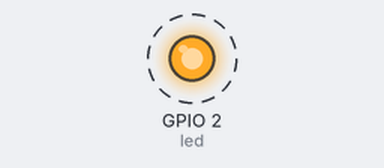
Recording of a program running on a simulated ESP32 board running MicroPython. On the bench: output pins drawn as LEDs (lit = HIGH). Dashed ring = blinking. What the program prints to the serial console is not drawn.

Above: at 0.5 s.
Timing chart, 0 to 4.6 s (numbered marks = the images above):
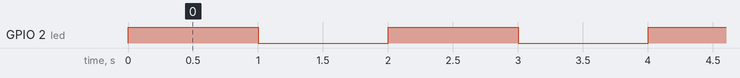

Measured:
- by itself, GPIO 2 (led): alternates HIGH for 1.0 s and LOW for 1.0 s

The program:

led.py
```python
from machine import Pin
import time

# On many ESP32/ESP8266 boards, the built-in LED is on pin 2
led = Pin(2, Pin.OUT)

while True:
    led.value(1)      # LED ON
    print("LED ON")
    time.sleep(1)     # wait 1 second
    led.value(0)      # LED OFF
    print("LED OFF")
    time.sleep(1)     # wait 1 second
```
